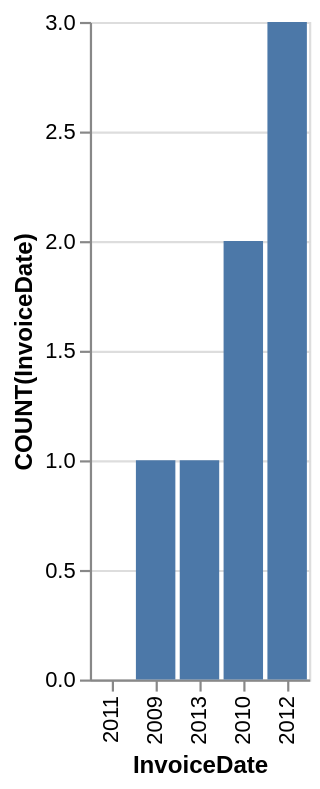

Specify this chart in Vega-Lite:
### Vega-Lite specification from a JSON file in a GitHub repository (floating-point values rounded to 4 significant figures)
{"data": {"values": [{"x_data": "2009", "y_data": 1}, {"x_data": "2010", "y_data": 2}, {"x_data": "2011", "y_data": 0}, {"x_data": "2012", "y_data": 3}, {"x_data": "2013", "y_data": 1}]}, "mark": "bar", "encoding": {"x": {"field": "x_data", "type": "nominal", "title": "InvoiceDate", "sort": {"op": "sum", "field": "y_data", "order": "ascending"}}, "y": {"field": "y_data", "type": "quantitative", "title": "COUNT(InvoiceDate)"}}}
